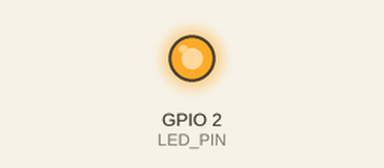
This sketch was run on a simulated ESP32. Parts: output pins drawn as LEDs (lit = HIGH). WiFi joins after 1.5 s; servers stay silent unless stated; random numbers use the default seed unless the sketch sets one; what the sketch prints to the serial monitor is not drawn.

Above: at 1.6 s.
At 38.1 s:
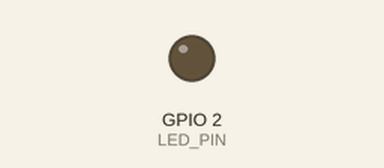
Timing chart, 0 to 41.2 s (numbered marks = the images above):
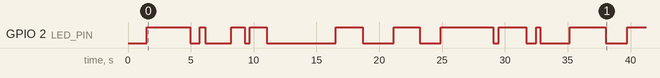

Measured:
- by itself, GPIO 2 (LED_PIN): LOW → HIGH at 1.5 s, → LOW 3.4 s later, → HIGH 0.75 s later, → LOW 0.47 s later, … (21 changes in this stretch)

The sketch:

COM11_NODE4.ino
```cpp
// NODE 4 INTERFERENCE - COMPLETE
#include <WiFi.h>
#include <esp_now.h>
#include <esp_wifi.h>
#include <ArduinoJson.h>

#define NODE_ID 4
#define LED_PIN 2

const char* WIFI_SSID = "ABCDEFGHOJKLMNOPQRSTUVWXYZ";
const char* WIFI_PASS = "fhfhfhfh";

uint8_t broadcast[] = {0xFF,0xFF,0xFF,0xFF,0xFF,0xFF};
int interference_level = 30;

void addBroadcastPeer() {
  esp_now_peer_info_t peer = {};
  memcpy(peer.peer_addr, broadcast, 6);
  peer.channel = 0;
  peer.encrypt = false;
  esp_now_add_peer(&peer);
}

void sendInterference() {
  DynamicJsonDocument doc(128);
  doc["sender_id"] = NODE_ID;
  doc["type"] = "interference";
  doc["level"] = interference_level;
  doc["rssi"] = WiFi.RSSI();

  uint8_t buffer[128];
  size_t len = serializeJson(doc, buffer);
  esp_now_send(broadcast, buffer, len);
}

void setup() {
  Serial.begin(115200);
  pinMode(LED_PIN, OUTPUT);

  WiFi.mode(WIFI_STA);
  WiFi.begin(WIFI_SSID, WIFI_PASS);
  Serial.print("Node 4 connecting");
  while (WiFi.status() != WL_CONNECTED) {
    delay(500);
    Serial.print(".");
  }
  Serial.println();

  esp_wifi_set_promiscuous(true);
  esp_wifi_set_channel(WiFi.channel(), WIFI_SECOND_CHAN_NONE);
  esp_wifi_set_promiscuous(false);

  if (esp_now_init() != ESP_OK) {
    Serial.println("ESP-NOW failed");
    return;
  }

  addBroadcastPeer();
  Serial.printf("NODE 4 INTERFERENCE READY ch=%d lvl=%d\n", WiFi.channel(), interference_level);
}

void loop() {
  // LED blinks faster with interference
  digitalWrite(LED_PIN, (millis() / (100 + interference_level * 3)) % 2);
  sendInterference();
  delay(400 + random(-100, 100));
}
```
